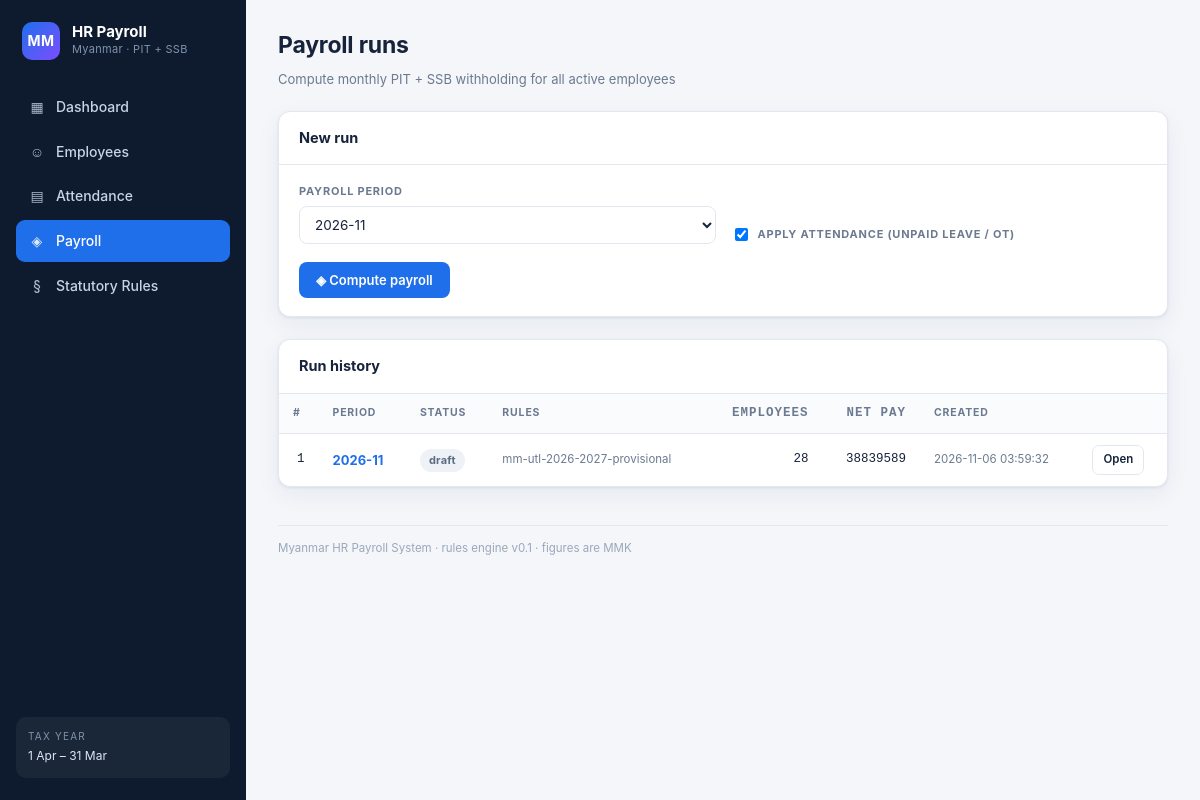
Page /payroll on the committed database.
### tables this page shows
CREATE TABLE payroll_run (
    id           INTEGER PRIMARY KEY AUTOINCREMENT,
    period       TEXT NOT NULL,
    status       TEXT NOT NULL DEFAULT 'draft'
                 CHECK (status IN ('draft','approved','locked')),
    rule_key     TEXT NOT NULL DEFAULT '',
    created_at   TEXT NOT NULL DEFAULT (datetime('now')),
    approved_at  TEXT,
    notes        TEXT DEFAULT ''
);

### webapp/app.py (the view)
    @app.route("/payroll")
    def payroll_runs():
        return render_template("payroll_runs.html", runs=get_db().runs(),
                               periods=_period_choices())

### payroll/db.py (called while the page is built)
    @contextmanager
    def connect(self) -> Iterator[sqlite3.Connection]:
        conn = sqlite3.connect(self.path)
        conn.row_factory = sqlite3.Row
        conn.execute("PRAGMA foreign_keys = ON")
        try:
            yield conn
            conn.commit()
        except Exception:
            conn.rollback()
            raise
        finally:
            conn.close()

    def query(self, sql: str, params: Iterable[Any] = ()) -> list[dict]:
        with self.connect() as conn:
            rows = conn.execute(sql, tuple(params)).fetchall()
            return [dict(r) for r in rows]

    def runs(self) -> list[dict]:
        return self.query(
            """SELECT r.*,
                      (SELECT COUNT(*) FROM payslip p WHERE p.run_id = r.id) AS slip_count,
                      (SELECT COALESCE(SUM(CAST(p.net_pay AS REAL)),0) FROM payslip p
                        WHERE p.run_id = r.id) AS total_net
               FROM payroll_run r ORDER BY r.period DESC, r.id DESC"""
        )

### webapp/app.py (called while the page is built)
def _period_choices(limit: int = 24) -> list[str]:
    out, y, m = [], _dt.date.today().year, _dt.date.today().month
    for _ in range(limit):
        out.append(f"{y:04d}-{m:02d}")
        m -= 1
        if m == 0:
            m, y = 12, y - 1
    return out

### webapp/templates/payroll_runs.html (shortened to what this page needs)
{% extends "base.html" %}
{% block content %}
<div class="page-head">
  <div>
    <h1 class="page-title">Payroll runs</h1>
    <div class="page-sub">Compute monthly PIT + SSB withholding for all active employees</div>
  </div>
</div>
<section class="panel">
  <div class="panel-head"><h2 class="panel-title">New run</h2></div>
  <div class="panel-body">
    <form method="post" action="{{ url_for('payroll_run_create') }}">
      <div class="form-grid">
        <div class="field"><label>Payroll period</label>
          <select name="period">
            {% for p in periods %}<option value="{{ p }}">{{ p }}</option>{% endfor %}
          </select></div>
        <div class="field" style="justify-content:flex-end">
          <div class="checks" style="padding-top:0">
            <label class="check">
              <input type="checkbox" name="include_attendance" value="1" checked>
              Apply attendance (unpaid leave / OT)</label>
          </div>
        </div>
      </div>
      <div class="actions">
        <button class="btn btn-primary" type="submit">◈ Compute payroll</button>
      </div>
    </form>
  </div>
</section>
<section class="panel">
  <div class="panel-head"><h2 class="panel-title">Run history</h2></div>
  <div class="scroll-x">
    <table>
      <thead><tr>
        <th>#</th><th>Period</th><th>Status</th><th>Rules</th>
        <th class="num">Employees</th><th class="num">Net pay</th><th>Created</th><th></th>
      </tr></thead>
      <tbody>
      {% for r in runs %}
        <tr>
          <td class="num">{{ r.id }}</td>
          <td><a href="{{ url_for('payroll_run_detail', run_id=r.id) }}"><strong>{{ r.period }}</strong></a></td>
          <td><span class="badge badge-{{ r.status }}">{{ r.status }}</span></td>
          <td class="small muted">{{ r.rule_key or '—' }}</td>
          <td class="num">{{ r.slip_count }}</td>
          <td class="num">{{ '%.0f' % (r.total_net or 0) }}</td>
          <td class="small muted">{{ r.created_at }}</td>
          <td><a class="btn btn-ghost btn-sm" href="{{ url_for('payroll_run_detail', run_id=r.id) }}">Open</a></td>
        </tr>
      {% else %}
        <tr><td colspan="8" class="empty"><div class="big">◈</div>No runs yet — compute one above.</td></tr>
      {% endfor %}
      </tbody>
    </table>
  </div>
</section>
{% endblock %}

### webapp/static/style.css (style rules this page uses)
:root { --bg:#f4f6fa; --panel:#ffffff; --ink:#16233a; --muted:#6b7a90; --line:#e3e8f0; --brand:#1f6feb; --brand-ink:#0b3f8f; --ok:#0f9d58; --warn:#c47f00; --err:#c62828; --pit:#7c4dff; --ssb:#00897b; --net:#1f6feb; --radius:12px; --shadow:0 1px 3px rgba(20,40,80,.08),0 8px 24px rgba(20,40,80,.06); --mono:"SFMono-Regular",Consolas,"Liberation Mono",Menlo,monospace; }
* { box-sizing:border-box }
html,body { margin:0;padding:0 }
body { background:var(--bg); color:var(--ink); font:14px/1.55 -apple-system,BlinkMacSystemFont,"Segoe UI",Roboto, "Noto Sans Myanmar","Padauk",Helvetica,Arial,sans-serif; -webkit-font-smoothing:antialiased; }
a { color:var(--brand);text-decoration:none }
.page-head { display:flex;justify-content:space-between;align-items:flex-end;gap:16px;margin-bottom:22px;flex-wrap:wrap }
.page-title { font-size:23px;font-weight:680;letter-spacing:-.2px;margin:0 }
.page-sub { color:var(--muted);font-size:13px;margin-top:5px }
.panel { background:var(--panel);border:1px solid var(--line);border-radius:var(--radius); box-shadow:var(--shadow);margin-bottom:22px;overflow:hidden; }
.panel-head { padding:15px 20px;border-bottom:1px solid var(--line);display:flex;justify-content:space-between;align-items:center;gap:12px;flex-wrap:wrap }
.panel-title { font-size:14.5px;font-weight:650;margin:0 }
.panel-body { padding:18px 20px }
table { width:100%;border-collapse:collapse;font-size:13px }
th { text-align:left;font-size:10.5px;letter-spacing:.08em;text-transform:uppercase; color:var(--muted);font-weight:650;padding:10px 14px;border-bottom:1px solid var(--line); background:#fafbfd;white-space:nowrap; }
td { padding:11px 14px;border-bottom:1px solid var(--line);vertical-align:middle }
tbody tr:last-child td { border-bottom:none }
.num { text-align:right;font-variant-numeric:tabular-nums;font-family:var(--mono);font-size:12.5px }
.muted { color:var(--muted) }
.small { font-size:11.5px }
.badge { display:inline-flex;align-items:center;gap:5px;padding:3px 9px;border-radius:20px; font-size:11px;font-weight:650;letter-spacing:.02em;white-space:nowrap; }
.badge-draft { background:#eef1f6;color:#5b6b82 }
.form-grid { display:grid;grid-template-columns:repeat(auto-fit,minmax(210px,1fr));gap:15px }
.field { display:flex;flex-direction:column;gap:6px }
.field label { font-size:11px;letter-spacing:.07em;text-transform:uppercase;color:var(--muted);font-weight:650 }
input[type=text],input[type=number],input[type=date],input[type=email],select,textarea { width:100%;padding:9px 11px;border:1px solid var(--line);border-radius:8px; font-size:13.5px;font-family:inherit;background:#fff;color:var(--ink); }
.checks { display:flex;gap:18px;flex-wrap:wrap;padding-top:6px }
.check { display:flex;align-items:center;gap:7px;font-size:12.5px;color:var(--ink) }
.actions { display:flex;gap:10px;margin-top:18px;flex-wrap:wrap }
.btn { display:inline-flex;align-items:center;gap:7px;padding:9px 16px;border-radius:8px; border:1px solid transparent;font-size:13px;font-weight:600;cursor:pointer; font-family:inherit;transition:filter .15s,background .15s; }
.btn-primary { background:var(--brand);color:#fff }
.btn-ghost { background:#fff;color:var(--ink);border-color:var(--line) }
.btn-sm { padding:5px 10px;font-size:11.5px;border-radius:7px }
.scroll-x { overflow-x:auto }

### rows in the picture
payroll_run: id "1", period "2026-11", status "draft", rule_key "mm-utl-2026-2027-provisional", slip_count "28", total_net "38839589", created_at "2026-11-06 03:59:32"

### other values in the picture
{{ version|default('0.1') }} "0.1"
form field period "2026-11"
